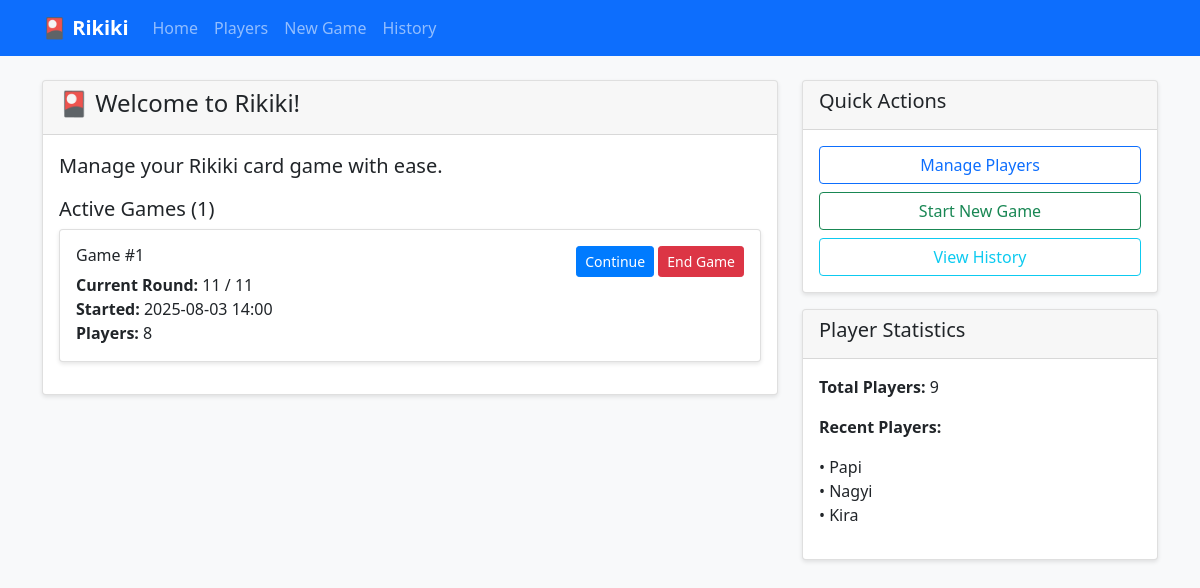
Before: / with the older database file.
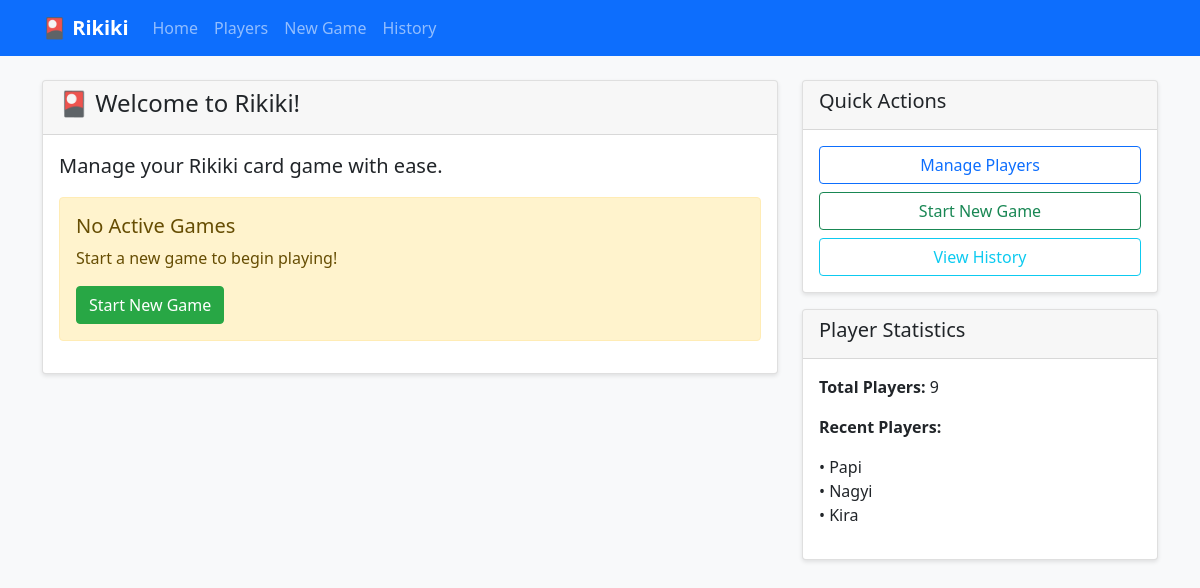
After: the same page with the newer database file.
### app.py (models this page shows, shortened)
class Game(db.Model):
    id = db.Column(db.Integer, primary_key=True)
    created_at = db.Column(db.DateTime, default=datetime.utcnow)
    started_at = db.Column(db.DateTime, nullable=True)  # When first round was started
    ended_at = db.Column(db.DateTime, nullable=True)  # When game was completed or ended early
    is_active = db.Column(db.Boolean, default=True)
    current_round = db.Column(db.Integer, default=1)
    max_rounds = db.Column(db.Integer, nullable=False)
    round_direction = db.Column(db.String(10), default='up')  # 'up' or 'down'
    current_dealer_index = db.Column(db.Integer, default=0)  # Index of current dealer in player order
    ended_early = db.Column(db.Boolean, default=False)  # Whether game was ended early
    deck_type = db.Column(db.String(10), default='single')  # 'single' or 'double'

class Player(db.Model):
    id = db.Column(db.Integer, primary_key=True)
    nickname = db.Column(db.String(50), unique=True, nullable=False)
    created_at = db.Column(db.DateTime, default=datetime.utcnow)

### app.py (the view)
@app.route('/')
def index():
    players = Player.query.all()
    active_games = Game.query.filter_by(is_active=True).order_by(Game.created_at.desc()).all()
    return render_template('index.html', players=players, active_games=active_games)

### templates/index.html (shortened to what this page needs)
{% extends "base.html" %}
{% block content %}
<div class="row">
    <div class="col-md-8">
        <div class="card">
            <div class="card-header">
                <h4>🎴 Welcome to Rikiki!</h4>
            </div>
            <div class="card-body">
                <p class="lead">Manage your Rikiki card game with ease.</p>
                {% if active_games %}
                    <h5>Active Games ({{ active_games|length }})</h5>
                    {% for game in active_games %}
                        <div class="card mb-3">
                            <div class="card-body">
                                <div class="row">
                                    <div class="col-md-8">
                                        <h6 class="card-title">Game #{{ game.id }}</h6>
                                        <p class="card-text">
                                            <strong>Current Round:</strong> {{ game.current_round }} / {{ game.max_rounds }}<br>
                                            <strong>Started:</strong> {{ game.created_at.strftime('%Y-%m-%d %H:%M') }}<br>
                                            <strong>Players:</strong> {{ game.game_players|length }}
                                        </p>
                                    </div>
                                    <div class="col-md-4 text-end">
                                        <a href="{{ url_for('game', game_id=game.id) }}" class="btn btn-primary btn-sm">Continue</a>
                                        <form method="POST" action="{{ url_for('force_end_game', game_id=game.id) }}" style="display: inline;"
                                              onsubmit="return confirm('Are you sure you want to end this game early? This action cannot be undone.')">
                                            <button type="submit" class="btn btn-danger btn-sm">End Game</button>
                                        </form>
                                    </div>
                                </div>
                            </div>
                        </div>
                    {% endfor %}
                {% else %}
                    <div class="alert alert-warning">
                        <h5>No Active Games</h5>
                        <p>Start a new game to begin playing!</p>
                        <a href="{{ url_for('new_game') }}" class="btn btn-success">Start New Game</a>
                    </div>
                {% endif %}
            </div>
        </div>
    </div>
    <div class="col-md-4">
        <div class="card">
            <div class="card-header">
                <h5>Quick Actions</h5>
            </div>
            <div class="card-body">
                <div class="d-grid gap-2">
                    <a href="{{ url_for('players') }}" class="btn btn-outline-primary">Manage Players</a>
                    <a href="{{ url_for('new_game') }}" class="btn btn-outline-success">Start New Game</a>
                    <a href="{{ url_for('history') }}" class="btn btn-outline-info">View History</a>
                </div>
            </div>
        </div>
        <div class="card mt-3">
            <div class="card-header">
                <h5>Player Statistics</h5>
            </div>
            <div class="card-body">
                <p><strong>Total Players:</strong> {{ players|length }}</p>
                {% if players %}
                    <p><strong>Recent Players:</strong></p>
                    <ul class="list-unstyled">
                        {% for player in players[-3:] %}
                            <li>• {{ player.nickname }}</li>
                        {% endfor %}
                    </ul>
                {% else %}
                    <p class="text-muted">No players registered yet.</p>
                {% endif %}
            </div>
        </div>
    </div>
</div>
{% endblock %}

### templates/base.html (shortened to what this page needs)
<!DOCTYPE html>
<html lang="en">
<head>
    <link href="https://cdn.jsdelivr.net/npm/bootstrap@5.1.3/dist/css/bootstrap.min.css" rel="stylesheet">
</head>
<body>
    <nav class="navbar navbar-expand-lg navbar-dark bg-primary">
        <div class="container">
            <a class="navbar-brand" href="{{ url_for('index') }}">🎴 Rikiki</a>
            <div class="collapse navbar-collapse" id="navbarNav">
                <ul class="navbar-nav">
                    <li class="nav-item">
                        <a class="nav-link" href="{{ url_for('index') }}">Home</a>
                    </li>
                    <li class="nav-item">
                        <a class="nav-link" href="{{ url_for('players') }}">Players</a>
                    </li>
                    <li class="nav-item">
                        <a class="nav-link" href="{{ url_for('new_game') }}">New Game</a>
                    </li>
                    <li class="nav-item">
                        <a class="nav-link" href="{{ url_for('history') }}">History</a>
                    </li>
                </ul>
            </div>
        </div>
    </nav>
    <div class="container mt-4">
        {% block content %}{% endblock %}
    </div>
</body>
</html>

### templates/base.html (style rules this page uses)
body { background-color: #f8f9fa; }
.navbar-brand { font-weight: bold; }
.card { box-shadow: 0 2px 4px rgba(0,0,0,0.1); }
.btn-success { background-color: #28a745; border-color: #28a745; }

Changed rows visible on the page:
no longer on this page (row edited): Game: id "1", current_round "11", max_rounds "11", created_at "2025-08-03 14:00", game_players|length "8"
Other visible differences:
{{ active_games|length }}: "1" → (not shown)
text no longer shown: "Active Games ( )"
text now shown: "No Active Games Start a new game to begin playing! Start New Game"
